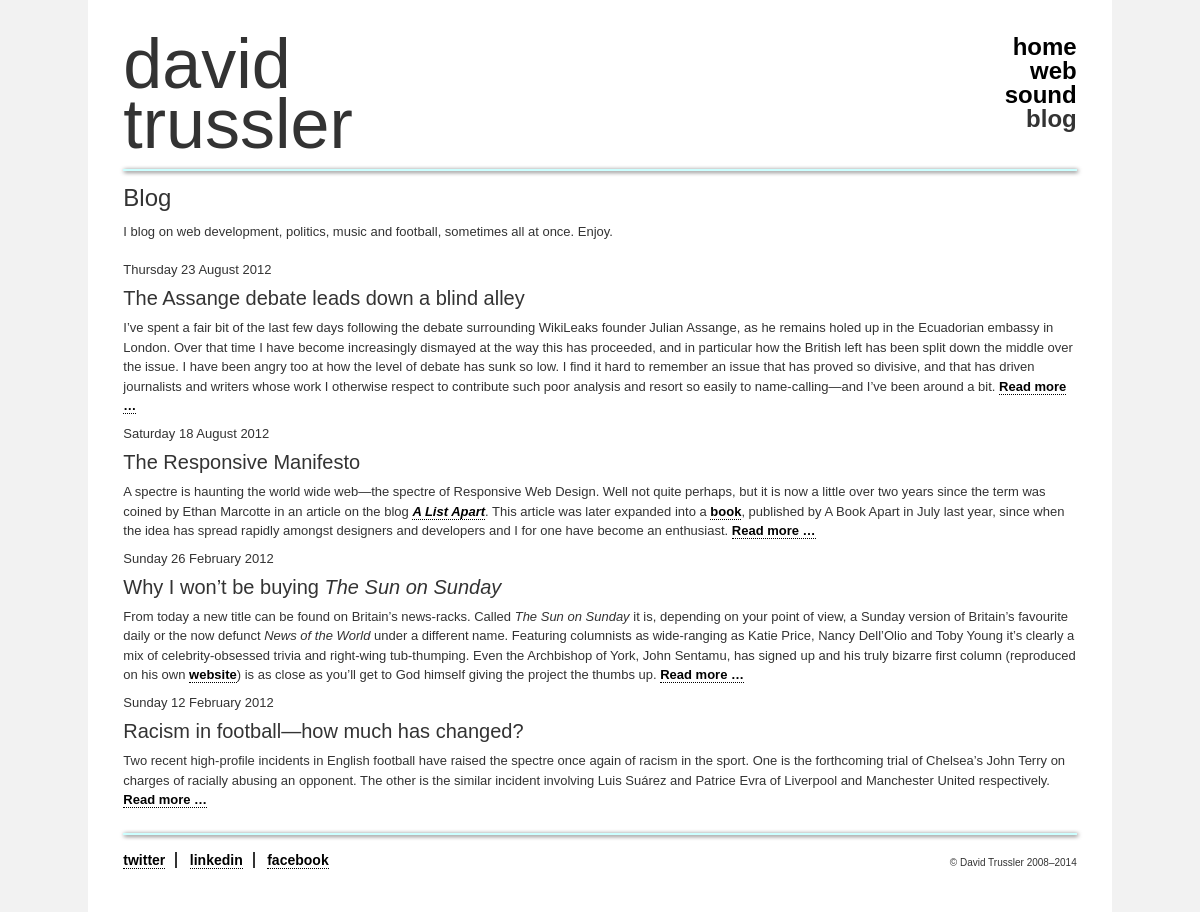
The page /blog_main.php on the database its author committed.
### tables this page shows
CREATE TABLE IF NOT EXISTS `blog_posts` (
  `postId` int(11) NOT NULL AUTO_INCREMENT,
  `titleId` tinytext,
  `timestamp` timestamp NOT NULL DEFAULT CURRENT_TIMESTAMP ON UPDATE CURRENT_TIMESTAMP,
  `title` tinytext,
  `body` text,
  PRIMARY KEY (`postId`)
);

### includes/blog_login.php (called while the page is built)
<?php
$server = 'localhost';
$user = 'root';
$password = '';
$database = 'davidtrussler';
?>

### includes/weblog.php (called while the page is built, shortened)
<?php
class Weblog {
	private $mysqli;
	function __construct() {
		include ('blog_login.php');
		$this->ser = $server;
		$this->use = $user;
		$this->pas = $password;
		$this->dat = $database;
		$this->mysqli = new mysqli($this->ser, $this->use, $this->pas, $this->dat);
	}
	public function getPosts() {
		$posts = array();
		if ($this->mysqli->connect_errno) {
			return 'Error: could not connect to database!';
			exit();
		} else {
			$query = "SELECT * FROM blog_posts ORDER BY timestamp DESC";
			$result = $this->mysqli->query($query);
			if (!$result) {
				return 'Error: no results!';
			} else {
				while($row = $result->fetch_row()) {
					array_push($posts, $row);
				}
			}
			return $posts;
		}
	}
}
?>

### includes/dateFormatter.php (called while the page is built, shortened)
<?php
class DateFormatter {
	public function formatDate($timestamp) {
		$date = new DateTime($timestamp);
		return $date->format('l j F Y');
	}
}
?>

### includes/blog_primary.php (the view, shortened to what this page needs)
<div id="primary" class="<?php echo $primaryClass; ?>">
<?php
if (isset($_GET['postId'])) {
	include ('includes/post.php');
} else {
	foreach ($posts as $post) {
		$titleId = $post[1];
		$date = $post[2];
			$date = $dateFormatter->formatDate($date);
		$title = htmlspecialchars_decode($post[3]);
		$body = simplexml_load_string(htmlspecialchars_decode($post[4]));
			$body_trunc = $body->para[0];
?>
	<p class="date"><?php echo $date; ?></p>
	<h3><?php echo $title; ?></h3>
	<p>
		<?php echo $body_trunc; ?>
		<span><a href="blog/<?php echo $titleId; ?>">Read more &#8230</a></span>
	</p>
<?php
	}
}
?>
</div>

### css/dtPage.css (style rules this page uses)
body { text-align: center; padding: 0; margin: 0; border: 0; background-color: rgb(242,242,242); color: #333333; font-size: 62.5%; }
p, h1, h4, li, .credit, label, input, textarea, th, td { font-family: Verdana, "Lucida Sans Unicode", "Lucida Sans", "Lucida Grande", sans-serif; }
p, li, label, input, textarea, th, td { line-height: 1.5; margin: 0 0 0.65em; padding: 0; }
p, li, label, input, textarea, th, td { font-size: 1.3em; }
h2, h3, h5, .strong { font-family: "Arial Black", Gadget, sans-serif; }
h2, h3, h4, h5, ul { margin: 0 0 .5em 0; padding: 0; font-weight: normal; }
h3 { font-size: 2em; line-height: 1; }
a { text-decoration: none; color: black; font-weight: bold; border-bottom: dotted 1px; }
.namedTitle { font-style: italic; }
#primary, #secondary, #intro { float: left; margin: 0 0 1em 0; }
#primary { width: 74.1379310345%; }
#primary.blogMain { width: 100%; }

### rows shown on the page
blog_posts: timestamp "Thursday 23 August 2012", title "The Assange debate leads down a blind alley", body_trunc "I’ve spent a fair bit of the last few days following the debate surrounding WikiLeaks founder Julian Assange, as he remains holed up in the Ecuadorian embassy in London. Over that time I have become increasingly dismayed at the way this has proceeded, and in particular how the British left has been split down the middle over the issue. I have been angry too at how the level of debate has sunk so low. I find it hard to remember an issue that has proved so divisive, and that has driven journalists and writers whose work I otherwise respect to contribute such poor analysis and resort so easily to name-calling—and I’ve been around a bit."
blog_posts: timestamp "Saturday 18 August 2012", title "The Responsive Manifesto", body_trunc "A spectre is haunting the world wide web—the spectre of Responsive Web Design. Well not quite perhaps, but it is now a little over two years since the term was coined by Ethan Marcotte in an article on the blog A List Apart . This article was later expanded into a book , published by A Book Apart in July last year, since when the idea has spread rapidly amongst designers and developers and I for one have become an enthusiast."
blog_posts: timestamp "Sunday 26 February 2012", title "Why I won’t be buying The Sun on Sunday", body_trunc "From today a new title can be found on Britain’s news-racks. Called The Sun on Sunday it is, depending on your point of view, a Sunday version of Britain’s favourite daily or the now defunct News of the World under a different name. Featuring columnists as wide-ranging as Katie Price, Nancy Dell’Olio and Toby Young it’s clearly a mix of celebrity-obsessed trivia and right-wing tub-thumping. Even the Archbishop of York, John Sentamu, has signed up and his truly bizarre first column (reproduced on his own website ) is as close as you’ll get to God himself giving the project the thumbs up."
blog_posts: timestamp "Sunday 12 February 2012", title "Racism in football—how much has changed?", body_trunc "Two recent high-profile incidents in English football have raised the spectre once again of racism in the sport. One is the forthcoming trial of Chelsea’s John Terry on charges of racially abusing an opponent. The other is the similar incident involving Luis Suárez and Patrice Evra of Liverpool and Manchester United respectively."

### other values the page prints
$title "home"
$title "web"
$title "sound"
$title "blog"
